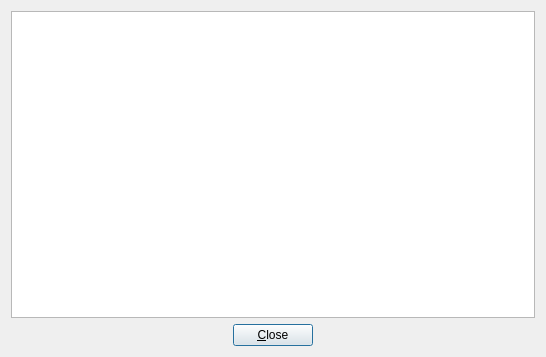
<?xml version="1.0" encoding="UTF-8"?>
<ui version="4.0">
 <class>dialogDisplayOutput</class>
 <widget class="QDialog" name="dialogDisplayOutput">
  <property name="geometry">
   <rect>
    <x>0</x>
    <y>0</y>
    <width>546</width>
    <height>357</height>
   </rect>
  </property>
  <property name="windowTitle">
   <string>Command Output</string>
  </property>
  <property name="windowIcon">
   <iconset resource="warden.qrc">
    <normaloff>:/warden.png</normaloff>:/warden.png</iconset>
  </property>
  <layout class="QGridLayout">
   <item row="1" column="0">
    <layout class="QHBoxLayout">
     <item>
      <spacer name="spacer5">
       <property name="orientation">
        <enum>Qt::Horizontal</enum>
       </property>
       <property name="sizeType">
        <enum>QSizePolicy::Expanding</enum>
       </property>
       <property name="sizeHint" stdset="0">
        <size>
         <width>191</width>
         <height>21</height>
        </size>
       </property>
      </spacer>
     </item>
     <item>
      <widget class="QPushButton" name="pushClose">
       <property name="text">
        <string>&amp;Close</string>
       </property>
       <property name="shortcut">
        <string>Alt+C</string>
       </property>
      </widget>
     </item>
     <item>
      <spacer name="spacer6">
       <property name="orientation">
        <enum>Qt::Horizontal</enum>
       </property>
       <property name="sizeType">
        <enum>QSizePolicy::Expanding</enum>
       </property>
       <property name="sizeHint" stdset="0">
        <size>
         <width>201</width>
         <height>21</height>
        </size>
       </property>
      </spacer>
     </item>
    </layout>
   </item>
   <item row="0" column="0">
    <widget class="QTextEdit" name="lineDisplay">
     <property name="readOnly">
      <bool>true</bool>
     </property>
    </widget>
   </item>
  </layout>
 </widget>
 <layoutdefault spacing="6" margin="11"/>
 <resources>
  <include location="warden.qrc"/>
 </resources>
 <connections>
  <connection>
   <sender>pushClose</sender>
   <signal>clicked()</signal>
   <receiver>dialogDisplayOutput</receiver>
   <slot>slotPushClose()</slot>
   <hints>
    <hint type="sourcelabel">
     <x>20</x>
     <y>20</y>
    </hint>
    <hint type="destinationlabel">
     <x>20</x>
     <y>20</y>
    </hint>
   </hints>
  </connection>
 </connections>
</ui>
